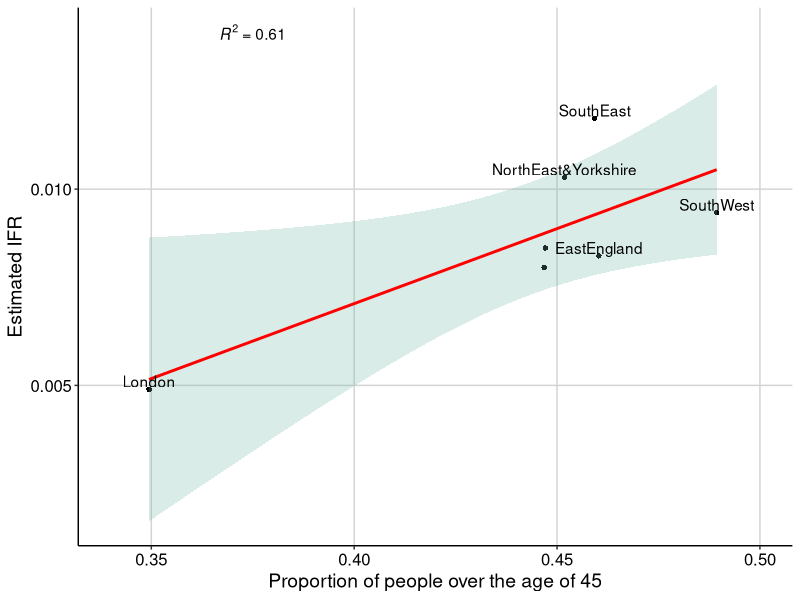
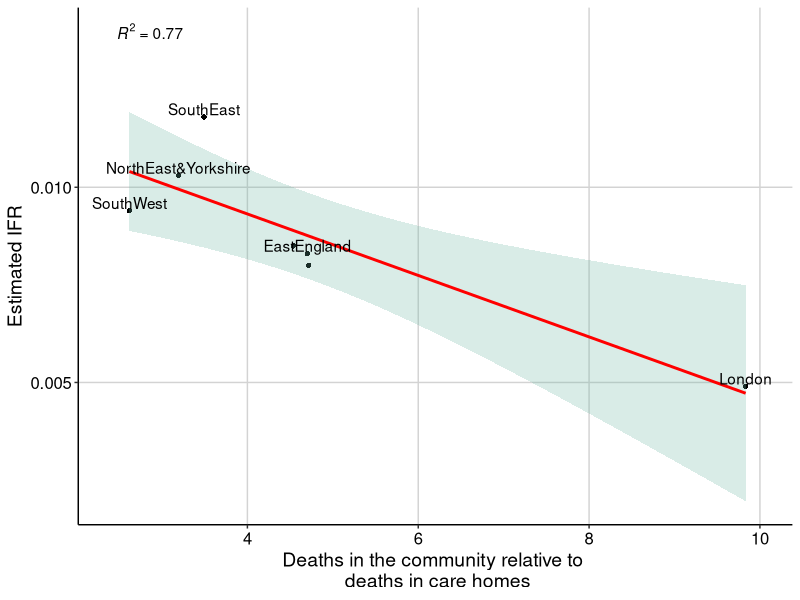
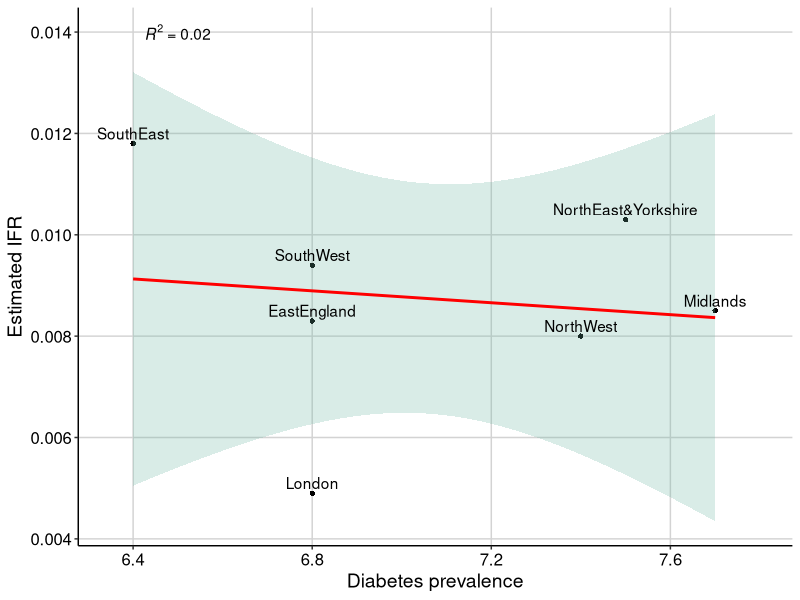
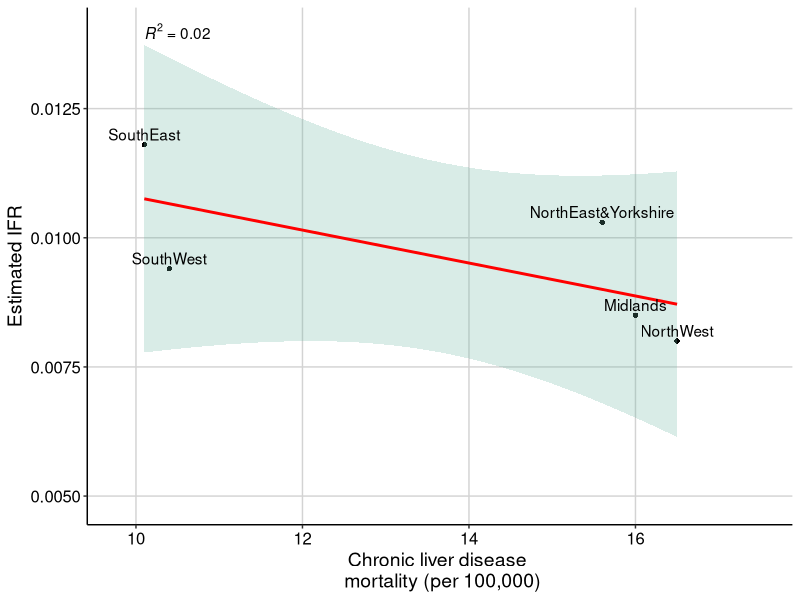
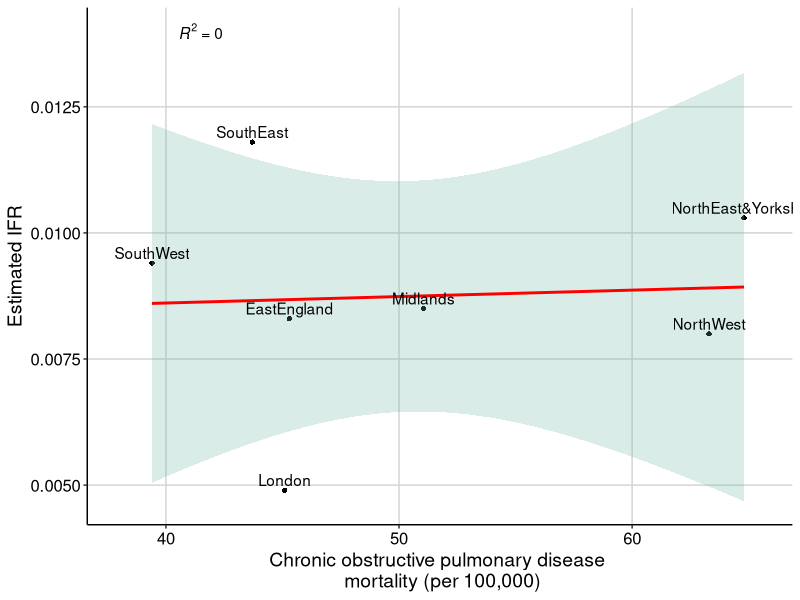
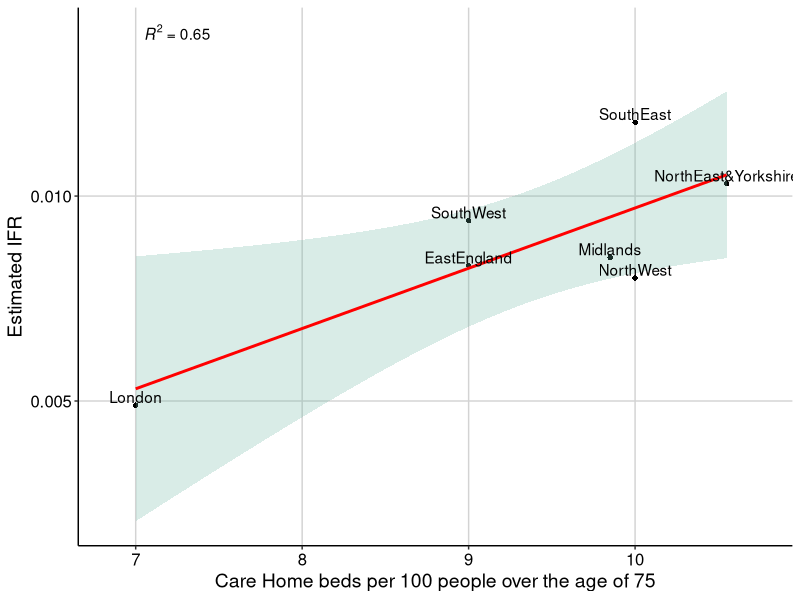
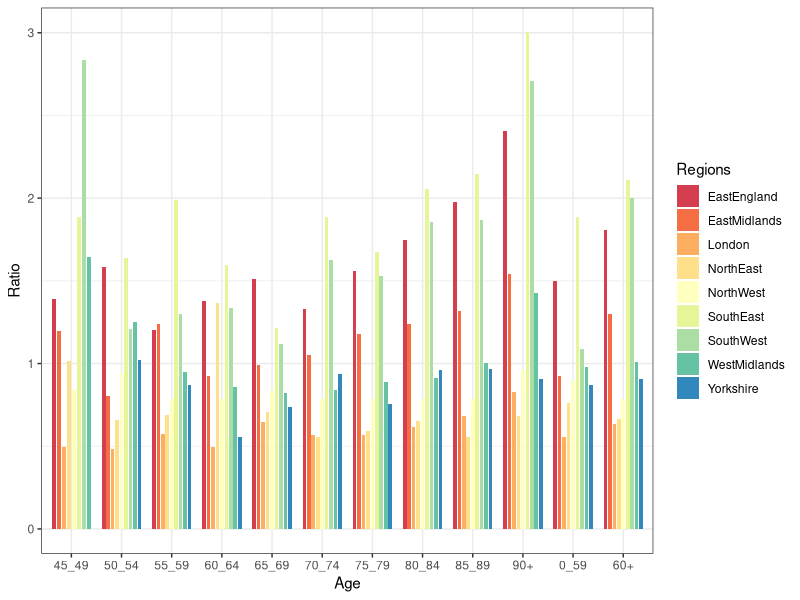
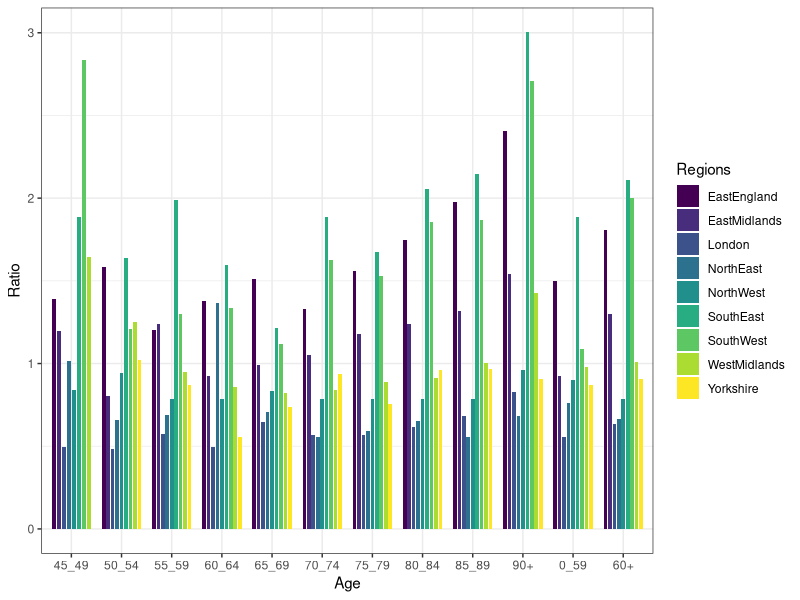

The R script that drew these images, in order:
library(ggplot2)
library(gridExtra)
library(viridis)

data<-read.table("regress_data.txt",header = T)

equation = function(x) {
  lm_coef <- list(r2 = round(summary(x)$r.squared, digits = 2));
  lm_eq <- substitute(italic(R)^2~"="~r2,lm_coef)
  as.character(as.expression(lm_eq));                 
}
fit <- lm(IFR ~ Prop_over_60, data = data)
confint(fit)
fit <- lm(IFR ~ Prop_over_45, data = data)
confint(fit)
p11 <- ggplot(data, aes(x=Prop_over_45	, y=IFR)) + geom_point(shape=16) + geom_smooth(method=lm, color="red", fill="#69b3a2",alpha=0.25) +
  scale_x_continuous(name = "Proportion of people over the age of 45",
                     limits = c(0.34,0.5)) +
  scale_y_continuous(name = "Estimated IFR") +
  geom_text(
    label=data$Regions, 
    nudge_x = 0, nudge_y = 0.0002, 
    check_overlap = T)+
  annotate("text", x = 0.375, y = 0.014, label = equation(fit), parse = TRUE) +
  theme(axis.line.x = element_line(size=.5, colour = "black"),
        axis.line.y = element_line(size=.5, colour = "black"),
        axis.text.x=element_text(colour="black", size = 12),
        axis.text.y=element_text(colour="black", size = 12),
        text = element_text(size = 14),
        panel.grid.major = element_line(colour = "#d3d3d3"),
        panel.grid.minor = element_blank(),
        panel.border = element_blank(), panel.background = element_blank())
p11

fit2 <- lm(IFR ~ rate_CH_deaths, data = data)
confint(fit2)
p12 <- ggplot(data, aes(x=rate_CH_deaths	, y=IFR)) + geom_point(shape=16) + geom_smooth(method=lm, color="red", fill="#69b3a2",alpha=0.25) +
  scale_x_continuous(name = "Deaths in the community relative to \n deaths in care homes",
                     limits = c(2.4,10)) +
  scale_y_continuous(name = "Estimated IFR") +
  geom_text(
    label=data$Regions, 
    nudge_x = 0, nudge_y = 0.0002, 
    check_overlap = T)+
  annotate("text", x = 2.86, y = 0.014, label = equation(fit2), parse = TRUE) +
  theme(axis.line.x = element_line(size=.5, colour = "black"),
        axis.line.y = element_line(size=.5, colour = "black"),
        axis.text.x=element_text(colour="black", size = 12),
        axis.text.y=element_text(colour="black", size = 12),
        text = element_text(size = 14),
        panel.grid.major = element_line(colour = "#d3d3d3"),
        panel.grid.minor = element_blank(),
        panel.border = element_blank(), panel.background = element_blank())
p12


fit3 <- lm(IFR ~ diabetes, data = data)
confint(fit3)
p13 <- ggplot(data, aes(x=diabetes	, y=IFR)) + geom_point(shape=16) + geom_smooth(method=lm, color="red", fill="#69b3a2",alpha=0.25) +
  scale_x_continuous(name = "Diabetes prevalence",
                     limits = c(6.35,7.8)) +
  scale_y_continuous(name = "Estimated IFR") +
  geom_text(
    label=data$Regions, 
    nudge_x = 0, nudge_y = 0.0002, 
    check_overlap = T)+
  annotate("text", x = 6.5, y = 0.014, label = equation(fit3), parse = TRUE) +
  theme(axis.line.x = element_line(size=.5, colour = "black"),
        axis.line.y = element_line(size=.5, colour = "black"),
        axis.text.x=element_text(colour="black", size = 12),
        axis.text.y=element_text(colour="black", size = 12),
        text = element_text(size = 14),
        panel.grid.major = element_line(colour = "#d3d3d3"),
        panel.grid.minor = element_blank(),
        panel.border = element_blank(), panel.background = element_blank())
p13

fit4 <- lm(IFR ~ chronic_liver_disease, data = data)
confint(fit4)
p14 <- ggplot(data, aes(x=chronic_liver_disease	, y=IFR)) + geom_point(shape=16) + geom_smooth(method=lm, color="red", fill="#69b3a2",alpha=0.25) +
  scale_x_continuous(name = "Chronic liver disease \n mortality (per 100,000)",
                     limits = c(9.8,17.5)) +
  scale_y_continuous(name = "Estimated IFR") +
  geom_text(
    label=data$Regions, 
    nudge_x = 0, nudge_y = 0.0002, 
    check_overlap = T)+
  annotate("text", x = 10.5, y = 0.014, label = equation(fit4), parse = TRUE) +
  theme(axis.line.x = element_line(size=.5, colour = "black"),
        axis.line.y = element_line(size=.5, colour = "black"),
        axis.text.x=element_text(colour="black", size = 12),
        axis.text.y=element_text(colour="black", size = 12),
        text = element_text(size = 14),
        panel.grid.major = element_line(colour = "#d3d3d3"),
        panel.grid.minor = element_blank(),
        panel.border = element_blank(), panel.background = element_blank())
p14

fit5 <- lm(IFR ~ chronic_obstructive_pulmonary_disease, data = data)
confint(fit5)
p15 <- ggplot(data, aes(x=chronic_obstructive_pulmonary_disease	, y=IFR)) + geom_point(shape=16) + geom_smooth(method=lm, color="red", fill="#69b3a2",alpha=0.25) +
  scale_x_continuous(name = "Chronic obstructive pulmonary disease \n mortality (per 100,000)",
                     limits = c(38,65.5)) +
  scale_y_continuous(name = "Estimated IFR") +
  geom_text(
    label=data$Regions, 
    nudge_x = 0, nudge_y = 0.0002, 
    check_overlap = T)+
  annotate("text", x = 41.5, y = 0.014, label = equation(fit5), parse = TRUE) +
  theme(axis.line.x = element_line(size=.5, colour = "black"),
        axis.line.y = element_line(size=.5, colour = "black"),
        axis.text.x=element_text(colour="black", size = 12),
        axis.text.y=element_text(colour="black", size = 12),
        text = element_text(size = 14),
        panel.grid.major = element_line(colour = "#d3d3d3"),
        panel.grid.minor = element_blank(),
        panel.border = element_blank(), panel.background = element_blank())
p15

fit6 <- lm(IFR ~ CH_beds_per_100_ppl_over_75, data = data)
confint(fit6)
p16 <- ggplot(data, aes(x=CH_beds_per_100_ppl_over_75	, y=IFR)) + geom_point(shape=16) + geom_smooth(method=lm, color="red", fill="#69b3a2",alpha=0.25) +
  scale_x_continuous(name = "Care Home beds per 100 people over the age of 75", 
                     limits = c(6.85,10.75))+
  scale_y_continuous(name = "Estimated IFR") +
  geom_text(
    label=data$Regions, 
    nudge_x = 0, nudge_y = 0.0002, 
    check_overlap = T)+
  annotate("text", x = 7.25, y = 0.014, label = equation(fit6), parse = TRUE) +
  theme(axis.line.x = element_line(size=.5, colour = "black"),
        axis.line.y = element_line(size=.5, colour = "black"),
        axis.text.x=element_text(colour="black", size = 12),
        axis.text.y=element_text(colour="black", size = 12),
        text = element_text(size = 14),
        panel.grid.major = element_line(colour = "#d3d3d3"),
        panel.grid.minor = element_blank(),
        panel.border = element_blank(), panel.background = element_blank())
p16

tiff("regress.tiff", width = 40, height = 23, units = 'cm', res = 210)
gt <- arrangeGrob(p11, p12, p16, p13, p14, p15, ncol = 3)
plot(gt)
dev.off()



waves<-read.table("waves.txt",header = T)
attributes(waves)
waves$Age<-factor(waves$Age, ordered=T,levels = c("45_49", "50_54", "55_59", "60_64", "65_69","70_74",
                              "75_79","80_84","85_89","90+","0_59","60+"))

p<-ggplot(waves, aes(fill=Regions, y=Ratio, x=Age)) + 
  geom_bar(stat="identity",width = 0.65,position = position_dodge(0.8))

myPal <- colorRampPalette(c("midnightblue","deepskyblue3",
                            "lightskyblue1","cyan4","darkolivegreen2",
                            "khaki2","sandybrown","red3","rosybrown2"))
tiff("waves2.tiff", width = 24, height = 16, units = 'cm', res = 300)
p+scale_fill_manual(values=myPal(9))+theme_light()+
  theme(
    text = element_text(size=16),
    # axis.title.y = element_text( size=18, vjust = 1.95),
    plot.title = element_text(face = "bold", size = 16),
    legend.background = element_rect(fill = "white", size = 1.15, colour = "white"),
    legend.justification = c(0, 1),
    legend.position = c(0.15,0.99),
    legend.title = element_blank(),
    axis.ticks = element_line(colour = "grey90", size = 0.2),
    panel.grid.major = element_line(colour = "grey90", size = 0.5),
    panel.grid.minor = element_blank()
  )  
dev.off()


p+scale_fill_brewer(palette="Spectral")+theme_bw()
p+scale_fill_viridis(discrete = T)+theme_bw()

